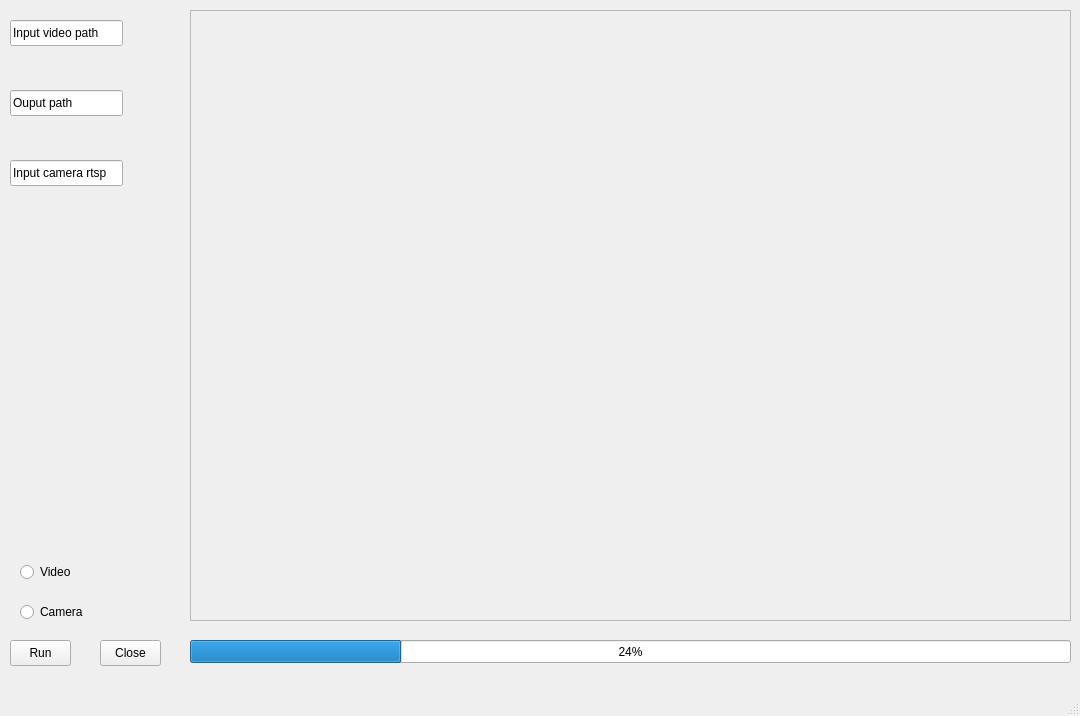
<?xml version="1.0" encoding="UTF-8"?>
<ui version="4.0">
 <class>MainWindow</class>
 <widget class="QMainWindow" name="MainWindow">
  <property name="geometry">
   <rect>
    <x>0</x>
    <y>0</y>
    <width>1080</width>
    <height>716</height>
   </rect>
  </property>
  <property name="windowTitle">
   <string>MainWindow</string>
  </property>
  <widget class="QWidget" name="centralwidget">
   <widget class="QFrame" name="frame">
    <property name="geometry">
     <rect>
      <x>190</x>
      <y>10</y>
      <width>881</width>
      <height>611</height>
     </rect>
    </property>
    <property name="frameShape">
     <enum>QFrame::StyledPanel</enum>
    </property>
    <property name="frameShadow">
     <enum>QFrame::Raised</enum>
    </property>
   </widget>
   <widget class="QPushButton" name="pushButton">
    <property name="geometry">
     <rect>
      <x>10</x>
      <y>640</y>
      <width>61</width>
      <height>26</height>
     </rect>
    </property>
    <property name="text">
     <string>Run</string>
    </property>
   </widget>
   <widget class="QPushButton" name="pushButton_2">
    <property name="geometry">
     <rect>
      <x>100</x>
      <y>640</y>
      <width>61</width>
      <height>26</height>
     </rect>
    </property>
    <property name="text">
     <string>Close</string>
    </property>
   </widget>
   <widget class="QLineEdit" name="lineEdit">
    <property name="geometry">
     <rect>
      <x>10</x>
      <y>20</y>
      <width>113</width>
      <height>26</height>
     </rect>
    </property>
    <property name="text">
     <string>Input video path</string>
    </property>
   </widget>
   <widget class="QLineEdit" name="lineEdit_2">
    <property name="geometry">
     <rect>
      <x>10</x>
      <y>90</y>
      <width>113</width>
      <height>26</height>
     </rect>
    </property>
    <property name="text">
     <string>Ouput path</string>
    </property>
   </widget>
   <widget class="QLineEdit" name="lineEdit_3">
    <property name="geometry">
     <rect>
      <x>10</x>
      <y>160</y>
      <width>113</width>
      <height>26</height>
     </rect>
    </property>
    <property name="text">
     <string>Input camera rtsp</string>
    </property>
   </widget>
   <widget class="QRadioButton" name="radioButton">
    <property name="geometry">
     <rect>
      <x>20</x>
      <y>560</y>
      <width>96</width>
      <height>24</height>
     </rect>
    </property>
    <property name="text">
     <string>Video</string>
    </property>
   </widget>
   <widget class="QRadioButton" name="radioButton_2">
    <property name="geometry">
     <rect>
      <x>20</x>
      <y>600</y>
      <width>96</width>
      <height>24</height>
     </rect>
    </property>
    <property name="text">
     <string>Camera</string>
    </property>
   </widget>
   <widget class="QProgressBar" name="progressBar">
    <property name="geometry">
     <rect>
      <x>190</x>
      <y>640</y>
      <width>881</width>
      <height>23</height>
     </rect>
    </property>
    <property name="value">
     <number>24</number>
    </property>
   </widget>
  </widget>
  <widget class="QMenuBar" name="menubar">
   <property name="geometry">
    <rect>
     <x>0</x>
     <y>0</y>
     <width>1080</width>
     <height>23</height>
    </rect>
   </property>
  </widget>
  <widget class="QStatusBar" name="statusbar"/>
 </widget>
 <resources/>
 <connections/>
</ui>
